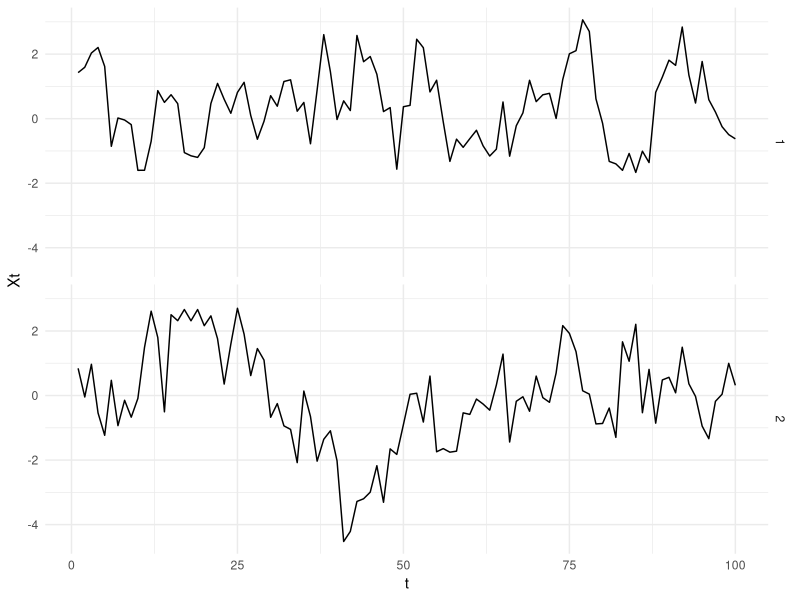

The R script that drew this image:

library(tidyverse)
set.seed(1)
N <- 100
ar1 <- arima.sim(n = N, list(ar = c(0.7)))
ar2 <- arima.sim(n = N, list(ar = c(0.7, 0.2)))
df <- data.frame(t = rep(1:N, 2), Xt = c(ar1, ar2), p = factor(c(rep(1, N), rep(2, N))))

arplot <- ggplot(df, aes(t, Xt)) + geom_line() + facet_grid(p~.) + theme_minimal()

ggsave("ar_paths.pdf", arplot)
